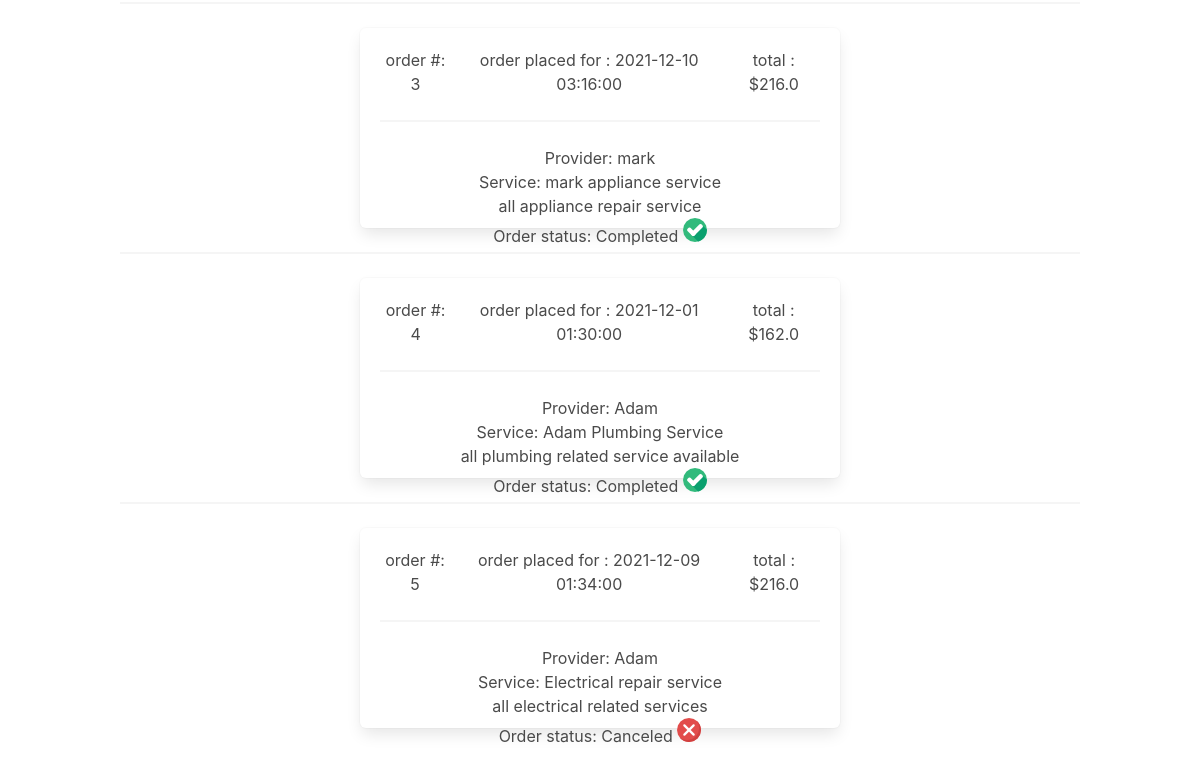
Page /past_orders (signed in, lower part) on the earlier database version.
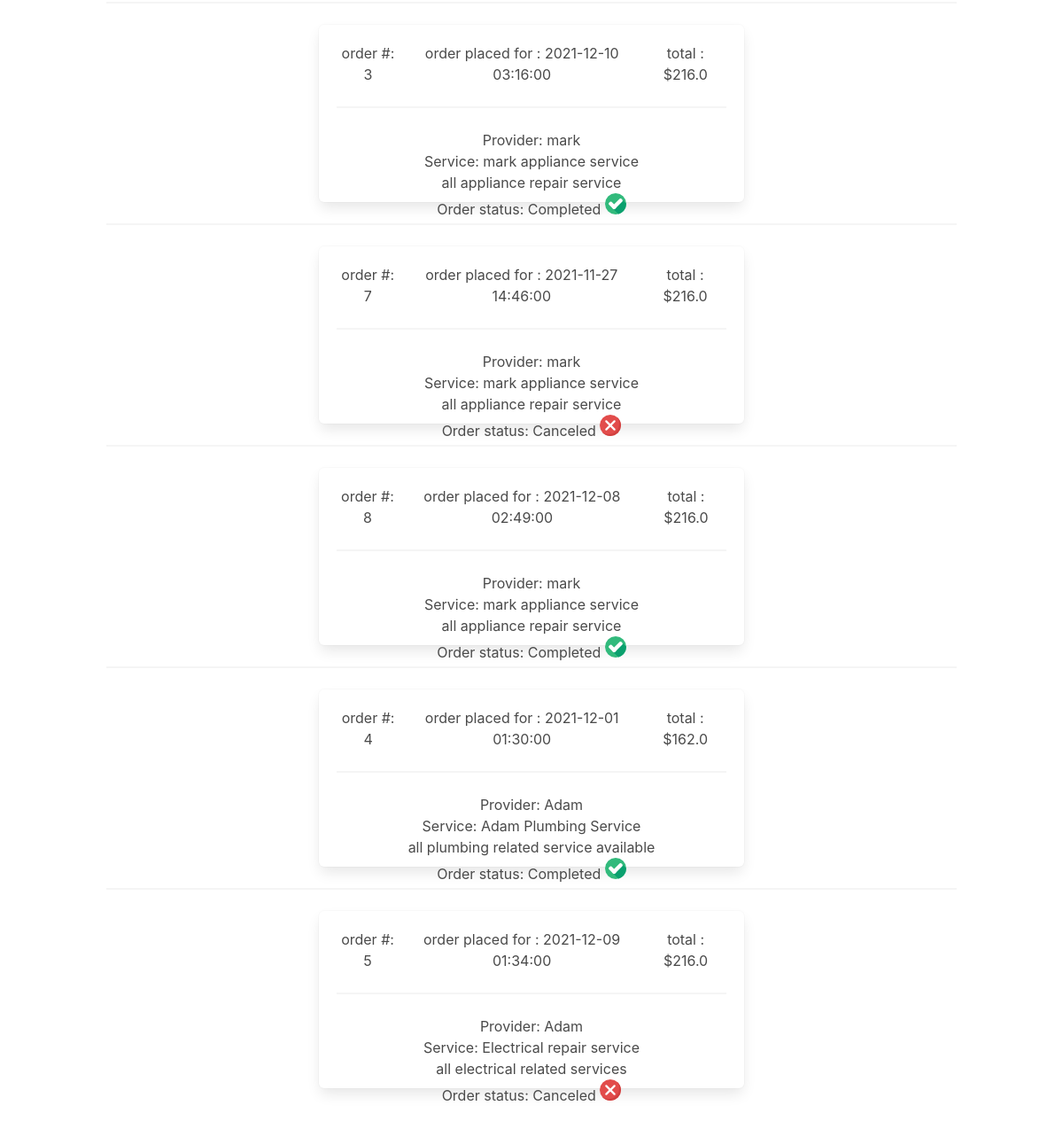
Same page on the later database version.
### serveme/models.py (models this page shows, shortened)
class Provider (db.Model):
    provider_id     = db.Column(db.Integer, primary_key=True)
    userID        = db.Column(db.Integer, db.ForeignKey('user.userID'), nullable=False)
    provider_name   = db.Column(db.String(50), nullable=False)
    rating_avg      = db.Column(db.Float)
    phone_number    = db.Column(db.String(10), nullable=False)
    address         = db.Column(db.String(25), nullable=False)
    email           = db.Column(db.String(20), nullable=False)
    ssn             = db.Column(db.String(9), nullable=False)
    services        = db.relationship('Service', backref='service_provider', lazy=True)

class Order (db.Model):
    order_id        = db.Column(db.Integer, primary_key=True)
    provider_id     = db.Column(db.Integer, nullable=False)
    service_id      = db.Column(db.Integer, nullable=False)
    userID          = db.Column(db.Integer, db.ForeignKey('user.userID'), nullable=False)
    cost            = db.Column(db.Float(precision=2), nullable=False)
    review_id       = db.Column(db.Integer)
    description     = db.Column(db.String(255))
    date            = db.Column(db.DateTime())
    status          = db.Column(db.String(255))

class Service (db.Model):
    __searchable__  = ['description']
    provider_id     = db.Column(db.Integer, db.ForeignKey('provider.provider_id'), nullable=False)
    service_id      = db.Column(db.Integer, nullable=False, primary_key=True)
    rating_avg      = db.Column(db.Float(precision=2), nullable=False)
    service_name    = db.Column(db.String(20), nullable=False)
    cost            = db.Column(db.Float(precision=2), nullable=False)
    description     = db.Column(db.String(255), nullable=False)
    category        = db.Column(db.String(20), nullable=False)

### serveme/orderController.py (the view)
@orderController.route('/past_orders')
def past_orders():
    currentDate = datetime.now()
    orders = Order.query.filter(or_(Order.status == 'Completed', Order.status == "Canceled"), Order.userID==current_user.userID).all()
    services = Service.query.all()
    providers = Provider.query.all()
    return render_template('past_orders.html', orders=orders, services=services, providers=providers)

### serveme/templates/past_orders.html (shortened to what this page needs)
{% extends "base.html" %}
{% block content %}
<br>
  <br>
   {%for service in services%}
    {%for order in orders%}
     {%for provider in providers%}
      {%if order.provider_id==service.provider_id and order.service_id==service.service_id and service.provider_id == provider.provider_id%}
      <hr>
      {%if order.status == "Canceled" or order.status == "Completed"%}
    <div class="box" style="height:200px; margin:auto; width:50%">
      <div style="display:flex; flex-direction: horizontal; justify-content: space-around;">
        <div>order #: {{order.order_id}}</div>
        <div>order placed for : {{order.date}}</div>
        <div>total : ${{order.cost}}</div>
      </div>
      <hr>
        <div style="display: flex; flex-direction: horizontal; justify-content: center; ">
          <div>
            Provider:
            {{provider.provider_name}}
	    <br>
            Service:
            {{service.service_name}}
            <br>
            {{service.description}}
            <br>
            Order status: {{order.status}}
            {%if order.status == "Completed"%}
            <img src="{{url_for('static', filename='completed.png')}}" alt="placeholder">
            {%endif%}
            {%if order.status == "Canceled"%}
            <img src="{{url_for('static', filename='canceled.png')}}" alt="placeholder">
            {%endif%}
          </div>
        </div>
    </div>
        {%endif%}
        {%endif%}
       {%endfor%}
      {%endfor%}
    {%endfor%}
<br>
<br>
{% endblock %}

### serveme/templates/base.html (shortened to what this page needs)
<!DOCTYPE html>
<html>
<head>
    <link rel="stylesheet" href="https://cdnjs.cloudflare.com/ajax/libs/bulma/0.7.2/css/bulma.min.css" />
    <link rel="stylesheet" href="{{ url_for('static', filename='styles.css') }}">
</head>
<body>
    <section class=" is-fullheight">
            <div class="container has-text-centered " >
               {% block content %}
               {% endblock %}
            </div>
    </section>
</body>
</html>

Differences in the rows shown:
added Order: order_id "7", date "2021-11-27 14:46:00", cost "216.0", status "Canceled", Provider (provider_name "mark", {{ service.service_name }} "mark appliance service", {{ service.description }} "all appliance repair service")
added Order: order_id "8", date "2021-12-08 02:49:00", cost "216.0", status "Completed", Provider (provider_name "mark", {{ service.service_name }} "mark appliance service", {{ service.description }} "all appliance repair service")
